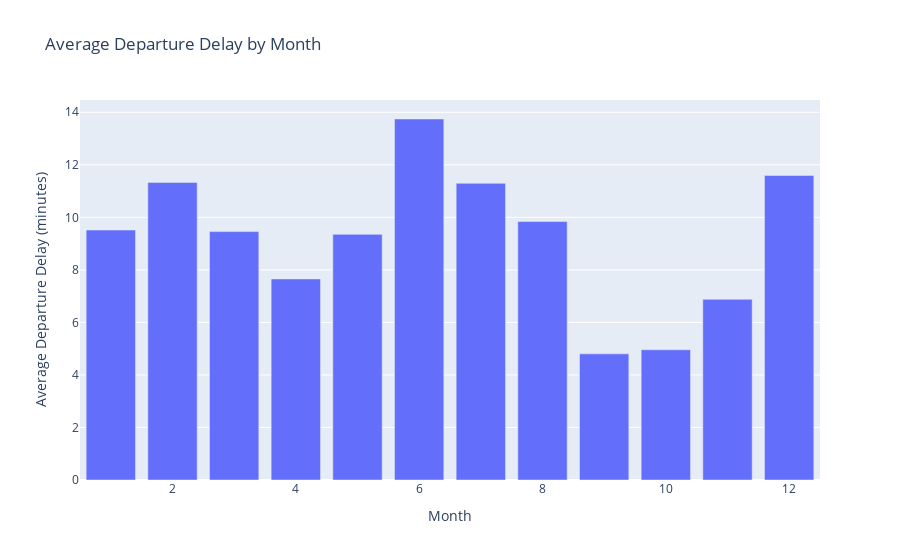
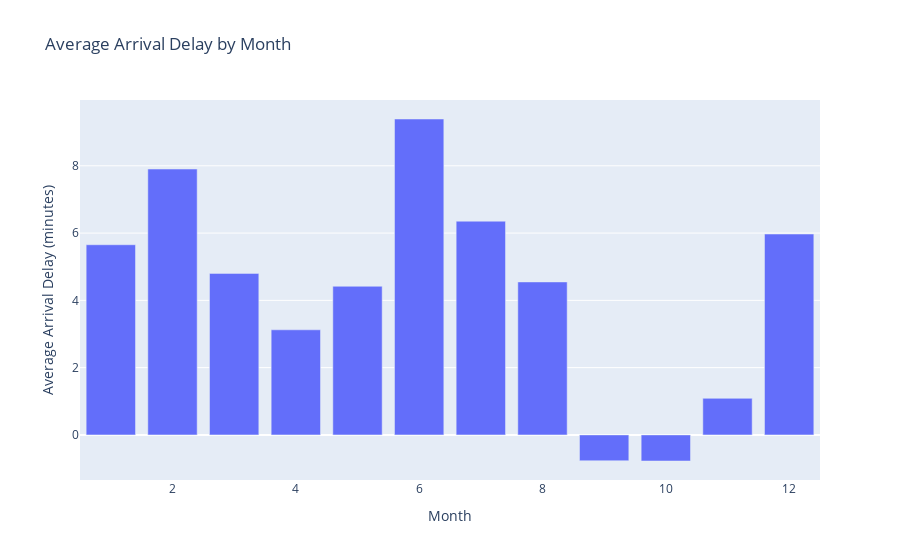
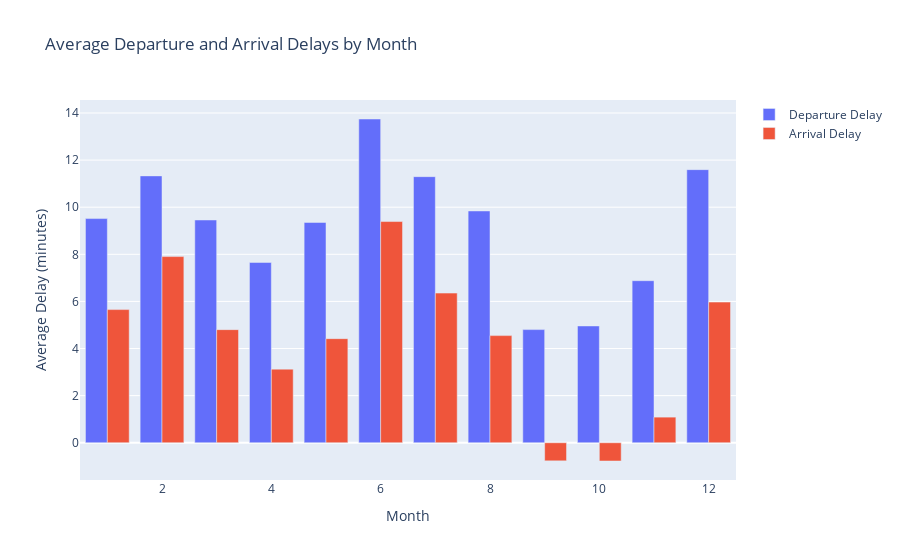
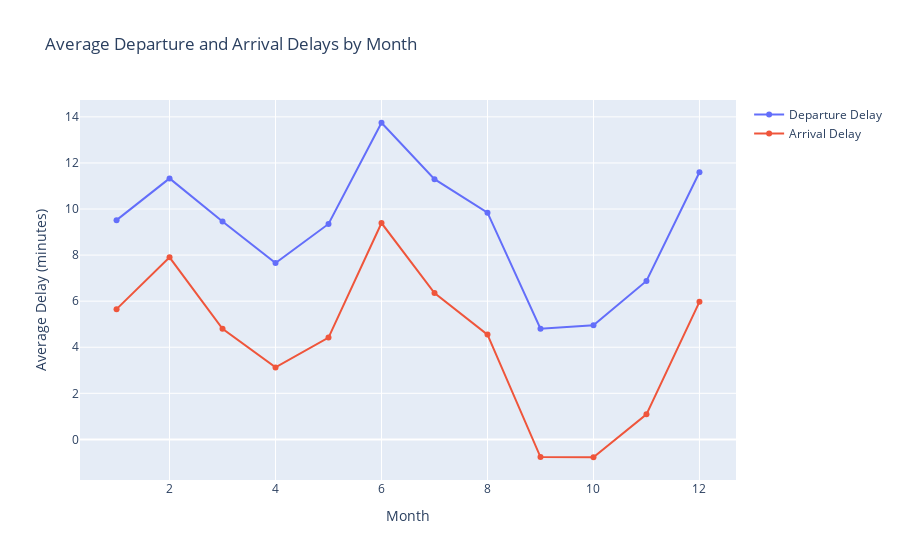

Write notebook code for charts like these, in order.
### Code cell
import pandas as pd
import plotly.graph_objects as go

# Wczytaj dane z pliku CSV
df = pd.read_csv('delays_new.csv')

# a. Wykres słupkowy - miesiące vs opóźnienia odlotów
fig_dep = go.Figure(data=[go.Bar(x=df['Month'], y=df['Value1'])])
fig_dep.update_layout(title='Average Departure Delay by Month',
                     xaxis_title='Month',
                     yaxis_title='Average Departure Delay (minutes)')
fig_dep.show()

# b. Wykres słupkowy - miesiące vs opóźnienia przylotów
fig_arr = go.Figure(data=[go.Bar(x=df['Month'], y=df['Value2'])])
fig_arr.update_layout(title='Average Arrival Delay by Month',
                     xaxis_title='Month',
                     yaxis_title='Average Arrival Delay (minutes)')
fig_arr.show()

# c. Jeden wykres słupkowy - miesiące vs opóźnienia odlotów i przylotów (różne kolory)
fig_both = go.Figure(data=[
    go.Bar(name='Departure Delay', x=df['Month'], y=df['Value1']),
    go.Bar(name='Arrival Delay', x=df['Month'], y=df['Value2'])
])
fig_both.update_layout(title='Average Departure and Arrival Delays by Month',
                      xaxis_title='Month',
                      yaxis_title='Average Delay (minutes)',
                      barmode='group')
fig_both.show()

# d. Wykres liniowy - miesiące vs opóźnienia odlotów i przylotów (różne kolory)
fig_line = go.Figure()
fig_line.add_trace(go.Scatter(x=df['Month'], y=df['Value1'],
                    mode='lines+markers',
                    name='Departure Delay'))
fig_line.add_trace(go.Scatter(x=df['Month'], y=df['Value2'],
                    mode='lines+markers',
                    name='Arrival Delay'))
fig_line.update_layout(title='Average Departure and Arrival Delays by Month',
                      xaxis_title='Month',
                      yaxis_title='Average Delay (minutes)')
fig_line.show()

### Figure 1 — Plotly figure (JSON) as saved in the notebook; plotly's stock layout.template omitted (floating-point values rounded to 4 significant figures)
{"data": [{"type": "bar", "x": [1, 2, 3, 4, 5, 6, 7, 8, 9, 10, 11, 12], "y": [9.517, 11.33, 9.457, 7.654, 9.353, 13.74, 11.3, 9.84, 4.804, 4.959, 6.88, 11.59]}], "layout": {"title": {"text": "Average Departure Delay by Month"}, "xaxis": {"title": {"text": "Month"}}, "yaxis": {"title": {"text": "Average Departure Delay (minutes)"}}}}

### Figure 2 — Plotly figure (JSON) as saved in the notebook; plotly's stock layout.template omitted (floating-point values rounded to 4 significant figures)
{"data": [{"type": "bar", "x": [1, 2, 3, 4, 5, 6, 7, 8, 9, 10, 11, 12], "y": [5.653, 7.903, 4.802, 3.125, 4.419, 9.391, 6.354, 4.548, -0.7679, -0.7751, 1.088, 5.972]}], "layout": {"title": {"text": "Average Arrival Delay by Month"}, "xaxis": {"title": {"text": "Month"}}, "yaxis": {"title": {"text": "Average Arrival Delay (minutes)"}}}}

### Figure 3 — Plotly figure (JSON) as saved in the notebook; plotly's stock layout.template omitted (floating-point values rounded to 4 significant figures)
{"data": [{"name": "Departure Delay", "type": "bar", "x": [1, 2, 3, 4, 5, 6, 7, 8, 9, 10, 11, 12], "y": [9.517, 11.33, 9.457, 7.654, 9.353, 13.74, 11.3, 9.84, 4.804, 4.959, 6.88, 11.59]}, {"name": "Arrival Delay", "type": "bar", "x": [1, 2, 3, 4, 5, 6, 7, 8, 9, 10, 11, 12], "y": [5.653, 7.903, 4.802, 3.125, 4.419, 9.391, 6.354, 4.548, -0.7679, -0.7751, 1.088, 5.972]}], "layout": {"barmode": "group", "title": {"text": "Average Departure and Arrival Delays by Month"}, "xaxis": {"title": {"text": "Month"}}, "yaxis": {"title": {"text": "Average Delay (minutes)"}}}}

### Figure 4 — Plotly figure (JSON) as saved in the notebook; plotly's stock layout.template omitted (floating-point values rounded to 4 significant figures)
{"data": [{"mode": "lines+markers", "name": "Departure Delay", "type": "scatter", "x": [1, 2, 3, 4, 5, 6, 7, 8, 9, 10, 11, 12], "y": [9.517, 11.33, 9.457, 7.654, 9.353, 13.74, 11.3, 9.84, 4.804, 4.959, 6.88, 11.59]}, {"mode": "lines+markers", "name": "Arrival Delay", "type": "scatter", "x": [1, 2, 3, 4, 5, 6, 7, 8, 9, 10, 11, 12], "y": [5.653, 7.903, 4.802, 3.125, 4.419, 9.391, 6.354, 4.548, -0.7679, -0.7751, 1.088, 5.972]}], "layout": {"title": {"text": "Average Departure and Arrival Delays by Month"}, "xaxis": {"title": {"text": "Month"}}, "yaxis": {"title": {"text": "Average Delay (minutes)"}}}}
